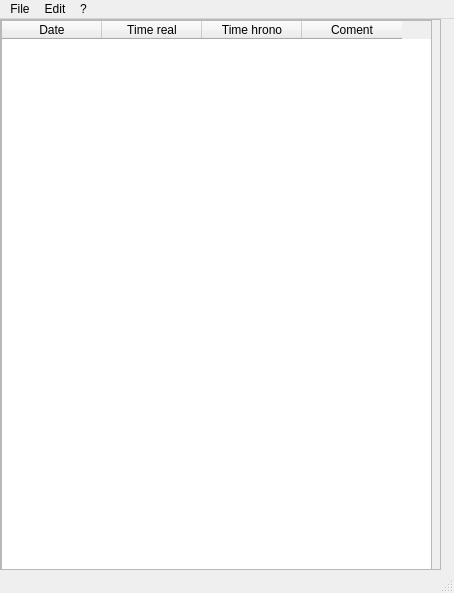
<?xml version="1.0" encoding="UTF-8"?>
<ui version="4.0">
 <class>MainWindow</class>
 <widget class="QMainWindow" name="MainWindow">
  <property name="geometry">
   <rect>
    <x>0</x>
    <y>0</y>
    <width>454</width>
    <height>593</height>
   </rect>
  </property>
  <property name="sizePolicy">
   <sizepolicy hsizetype="Fixed" vsizetype="Fixed">
    <horstretch>0</horstretch>
    <verstretch>0</verstretch>
   </sizepolicy>
  </property>
  <property name="minimumSize">
   <size>
    <width>454</width>
    <height>593</height>
   </size>
  </property>
  <property name="maximumSize">
   <size>
    <width>744</width>
    <height>593</height>
   </size>
  </property>
  <property name="windowTitle">
   <string>MainWindow</string>
  </property>
  <widget class="QWidget" name="centralWidget">
   <widget class="QScrollArea" name="scrollArea">
    <property name="geometry">
     <rect>
      <x>0</x>
      <y>0</y>
      <width>441</width>
      <height>551</height>
     </rect>
    </property>
    <property name="widgetResizable">
     <bool>true</bool>
    </property>
    <widget class="QWidget" name="scrollAreaWidgetContents">
     <property name="geometry">
      <rect>
       <x>0</x>
       <y>0</y>
       <width>437</width>
       <height>547</height>
      </rect>
     </property>
     <widget class="QTableWidget" name="tableWidget">
      <property name="geometry">
       <rect>
        <x>0</x>
        <y>0</y>
        <width>431</width>
        <height>551</height>
       </rect>
      </property>
      <property name="sizePolicy">
       <sizepolicy hsizetype="Preferred" vsizetype="Expanding">
        <horstretch>0</horstretch>
        <verstretch>0</verstretch>
       </sizepolicy>
      </property>
      <column>
       <property name="text">
        <string>Date</string>
       </property>
      </column>
      <column>
       <property name="text">
        <string>Time real</string>
       </property>
      </column>
      <column>
       <property name="text">
        <string>Time hrono</string>
       </property>
      </column>
      <column>
       <property name="text">
        <string>Coment</string>
       </property>
      </column>
     </widget>
    </widget>
   </widget>
  </widget>
  <widget class="QMenuBar" name="menuBar">
   <property name="geometry">
    <rect>
     <x>0</x>
     <y>0</y>
     <width>454</width>
     <height>19</height>
    </rect>
   </property>
   <widget class="QMenu" name="menuHronoBase">
    <property name="title">
     <string>File</string>
    </property>
    <addaction name="actionNew"/>
    <addaction name="actionOpen"/>
    <addaction name="actionSave"/>
    <addaction name="actionClose"/>
    <addaction name="actionExit"/>
   </widget>
   <widget class="QMenu" name="menuEdit">
    <property name="title">
     <string>Edit</string>
    </property>
    <addaction name="actionInsert"/>
    <addaction name="actionInsertAt"/>
    <addaction name="actionRemove"/>
   </widget>
   <widget class="QMenu" name="menu">
    <property name="title">
     <string>?</string>
    </property>
   </widget>
   <addaction name="menuHronoBase"/>
   <addaction name="menuEdit"/>
   <addaction name="menu"/>
  </widget>
  <widget class="QStatusBar" name="statusBar"/>
  <action name="actionOpen">
   <property name="text">
    <string>Open base</string>
   </property>
  </action>
  <action name="actionSave">
   <property name="text">
    <string>Save</string>
   </property>
  </action>
  <action name="actionClose">
   <property name="text">
    <string>Close</string>
   </property>
  </action>
  <action name="actionExit">
   <property name="text">
    <string>Exit</string>
   </property>
  </action>
  <action name="actionInsert">
   <property name="text">
    <string>Insert</string>
   </property>
  </action>
  <action name="actionRemove">
   <property name="text">
    <string>Remove</string>
   </property>
  </action>
  <action name="actionNew">
   <property name="text">
    <string>New</string>
   </property>
  </action>
  <action name="actionInsertAt">
   <property name="text">
    <string>InsertAt</string>
   </property>
  </action>
 </widget>
 <layoutdefault spacing="6" margin="11"/>
 <resources/>
 <connections>
  <connection>
   <sender>actionExit</sender>
   <signal>triggered()</signal>
   <receiver>MainWindow</receiver>
   <slot>close()</slot>
   <hints>
    <hint type="sourcelabel">
     <x>-1</x>
     <y>-1</y>
    </hint>
    <hint type="destinationlabel">
     <x>359</x>
     <y>277</y>
    </hint>
   </hints>
  </connection>
 </connections>
</ui>
